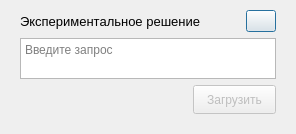
<?xml version="1.0" encoding="UTF-8"?>
<ui version="4.0">
 <class>FlexgisQGISDialogBase</class>
 <widget class="QDialog" name="FlexgisQGISDialogBase">
  <property name="windowModality">
   <enum>Qt::ApplicationModal</enum>
  </property>
  <property name="geometry">
   <rect>
    <x>0</x>
    <y>0</y>
    <width>296</width>
    <height>134</height>
   </rect>
  </property>
  <property name="minimumSize">
   <size>
    <width>296</width>
    <height>134</height>
   </size>
  </property>
  <property name="windowTitle">
   <string>FlexGIS - Geodata AI</string>
  </property>
  <layout class="QVBoxLayout" name="verticalLayout">
   <property name="spacing">
    <number>6</number>
   </property>
   <property name="leftMargin">
    <number>20</number>
   </property>
   <property name="topMargin">
    <number>10</number>
   </property>
   <property name="rightMargin">
    <number>20</number>
   </property>
   <property name="bottomMargin">
    <number>20</number>
   </property>
   <item>
    <layout class="QHBoxLayout" name="horizontalLayout">
     <item>
      <widget class="QLabel" name="name_label">
       <property name="sizePolicy">
        <sizepolicy hsizetype="Expanding" vsizetype="Preferred">
         <horstretch>0</horstretch>
         <verstretch>0</verstretch>
        </sizepolicy>
       </property>
       <property name="maximumSize">
        <size>
         <width>16777215</width>
         <height>20</height>
        </size>
       </property>
       <property name="font">
        <font>
         <pointsize>10</pointsize>
        </font>
       </property>
       <property name="text">
        <string>Экспериментальное решение</string>
       </property>
       <property name="alignment">
        <set>Qt::AlignLeading|Qt::AlignLeft|Qt::AlignVCenter</set>
       </property>
       <property name="wordWrap">
        <bool>true</bool>
       </property>
      </widget>
     </item>
     <item>
      <widget class="QPushButton" name="inf_button">
       <property name="sizePolicy">
        <sizepolicy hsizetype="Fixed" vsizetype="Fixed">
         <horstretch>0</horstretch>
         <verstretch>0</verstretch>
        </sizepolicy>
       </property>
       <property name="maximumSize">
        <size>
         <width>30</width>
         <height>30</height>
        </size>
       </property>
       <property name="cursor">
        <cursorShape>PointingHandCursor</cursorShape>
       </property>
       <property name="text">
        <string/>
       </property>
       <property name="icon">
        <iconset theme="system-help"/>
       </property>
      </widget>
     </item>
    </layout>
   </item>
   <item>
    <widget class="QTextEdit" name="request">
     <property name="sizePolicy">
      <sizepolicy hsizetype="Expanding" vsizetype="Expanding">
       <horstretch>0</horstretch>
       <verstretch>0</verstretch>
      </sizepolicy>
     </property>
     <property name="minimumSize">
      <size>
       <width>0</width>
       <height>31</height>
      </size>
     </property>
     <property name="maximumSize">
      <size>
       <width>16777215</width>
       <height>80</height>
      </size>
     </property>
     <property name="cursor" stdset="0">
      <cursorShape>IBeamCursor</cursorShape>
     </property>
     <property name="placeholderText">
      <string>Введите запрос</string>
     </property>
    </widget>
   </item>
   <item>
    <layout class="QHBoxLayout" name="horizontalLayout_2">
     <item>
      <spacer name="horizontalSpacer">
       <property name="sizePolicy">
        <sizepolicy hsizetype="Expanding" vsizetype="Minimum">
         <horstretch>0</horstretch>
         <verstretch>0</verstretch>
        </sizepolicy>
       </property>
       <property name="orientation">
        <enum>Qt::Horizontal</enum>
       </property>
       <property name="sizeHint" stdset="0">
        <size>
         <width>40</width>
         <height>20</height>
        </size>
       </property>
      </spacer>
     </item>
     <item>
      <widget class="QPushButton" name="search_button">
       <property name="enabled">
        <bool>false</bool>
       </property>
       <property name="sizePolicy">
        <sizepolicy hsizetype="Fixed" vsizetype="Fixed">
         <horstretch>0</horstretch>
         <verstretch>0</verstretch>
        </sizepolicy>
       </property>
       <property name="minimumSize">
        <size>
         <width>83</width>
         <height>29</height>
        </size>
       </property>
       <property name="maximumSize">
        <size>
         <width>83</width>
         <height>29</height>
        </size>
       </property>
       <property name="cursor">
        <cursorShape>PointingHandCursor</cursorShape>
       </property>
       <property name="text">
        <string>Загрузить</string>
       </property>
      </widget>
     </item>
    </layout>
   </item>
  </layout>
 </widget>
 <resources/>
 <connections/>
</ui>
